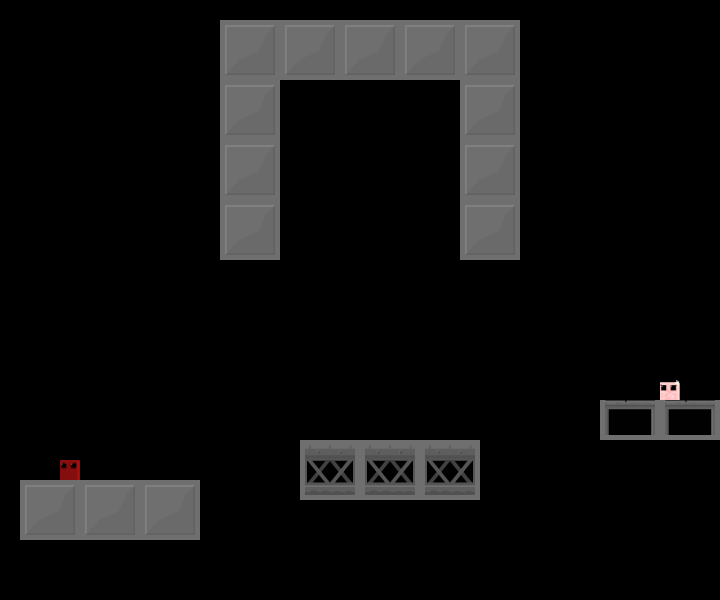

This is a level from a 2D game, rendered from its Tiled map with the project's own tilesets. A one-line summary and the map file follow, with tile-layer data summarised:
An orthogonal 36x30 tile map with 20x20 px tiles, 1 tile layer (stationary), 3 tilesets and 8 objects.

<map version="1.10" tiledversion="1.10.2" orientation="orthogonal" renderorder="right-down" width="36" height="30" tilewidth="20" tileheight="20" infinite="0" nextlayerid="5" nextobjectid="15">
 <tileset firstgid="1" name="factorytiles" tilewidth="20" tileheight="20" tilecount="900" columns="30">
  <image source="factorytiles01.png" width="600" height="600" />
 </tileset>
 <tileset firstgid="901" name="MeatBoy" tilewidth="20" tileheight="20" tilecount="1" columns="1">
  <image source="meatboystanding.png" width="20" height="20" />
 </tileset>
 <tileset firstgid="902" name="BandageGirl" tilewidth="20" tileheight="20" tilecount="1" columns="1">
  <image source="bandagegirl.png" width="20" height="20" />
 </tileset>
 <layer id="4" name="stationary" width="36" height="30">
  <data>[1080 cells, 167 non-empty, 27 distinct tile ids]</data>
 </layer>
 <objectgroup id="2" name="saws">
  <object id="6" x="243" y="42" width="250" height="250">
   <ellipse />
  </object>
  <object id="7" x="342" y="378" width="100" height="100">
   <ellipse />
  </object>
 </objectgroup>
 <objectgroup id="3" name="rectangle">
  <object id="9" x="20" y="480" width="180" height="60" />
  <object id="10" x="600" y="400" width="120" height="40" />
  <object id="11" x="220" y="20" width="60" height="240" />
  <object id="12" x="280" y="20" width="240" height="60" />
  <object id="13" x="460" y="80" width="60" height="180" />
  <object id="14" x="300" y="440" width="180" height="60" />
 </objectgroup>
</map>
